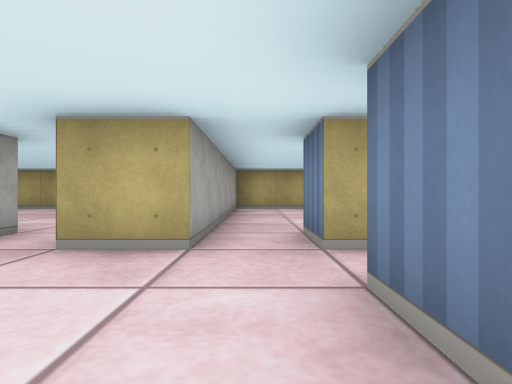
View 1 (above)

16 first-person views from a walk through a cub3D ray-caster map. The camera is about half as high as the walls, looks level and sees 75° across. The floor is counted in squares. Each view is taken from the middle of a square. On the plan, view 1 faces up. The plan holds only what a view shows up to about 9 squares ahead; the rest is blank.

View 2
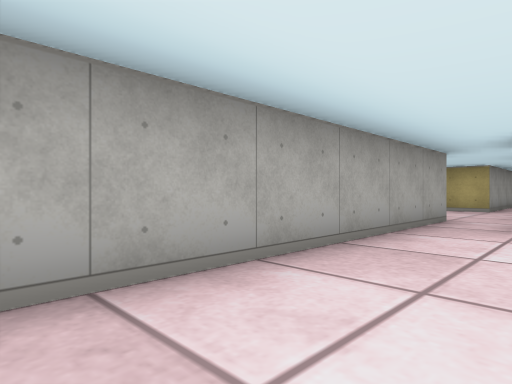

View 3
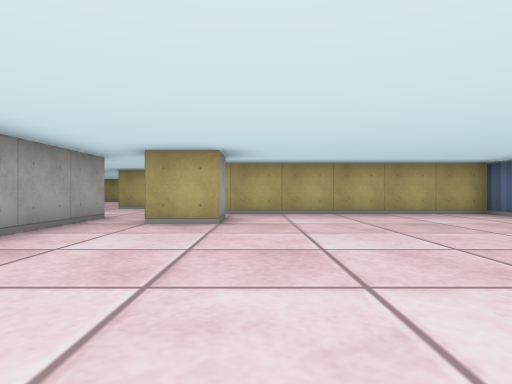

View 4
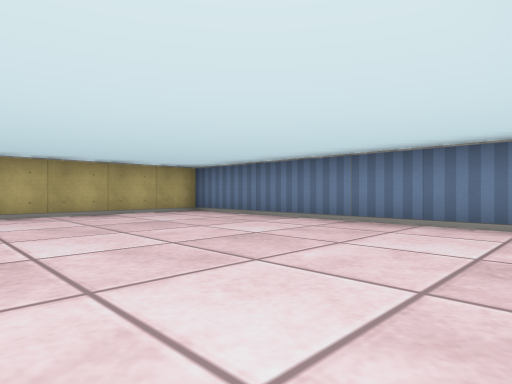

View 5
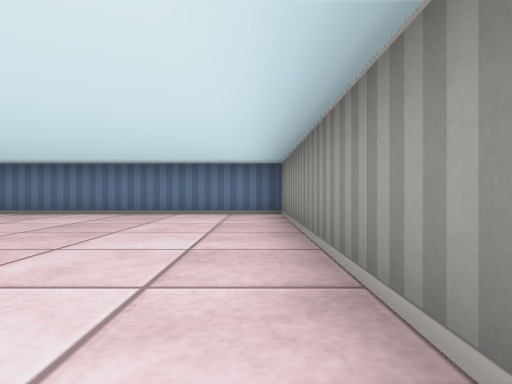

View 6
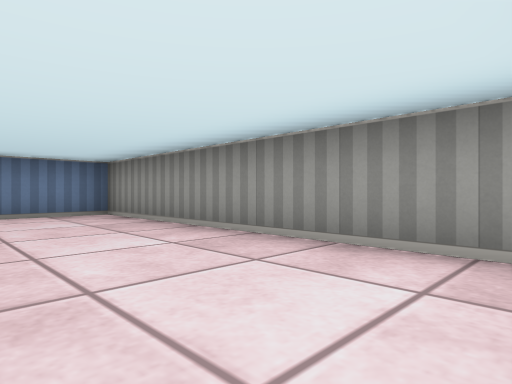

View 7
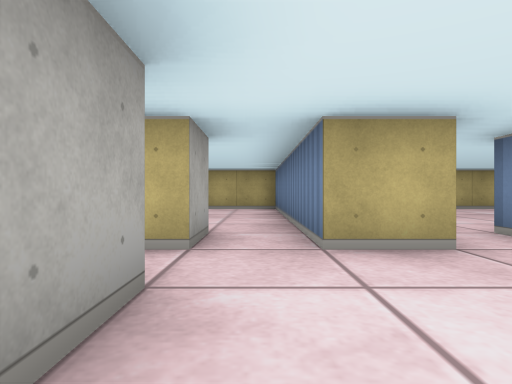

View 8
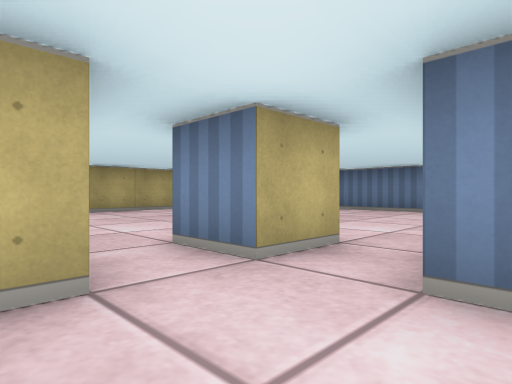

View 9
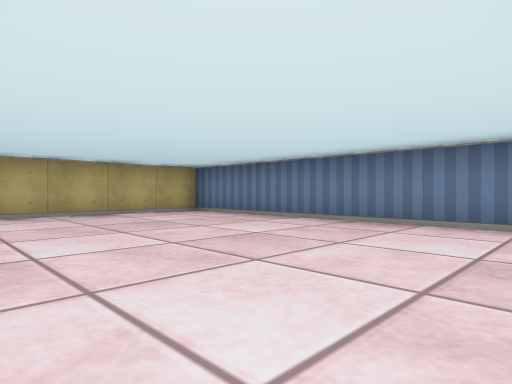

View 10
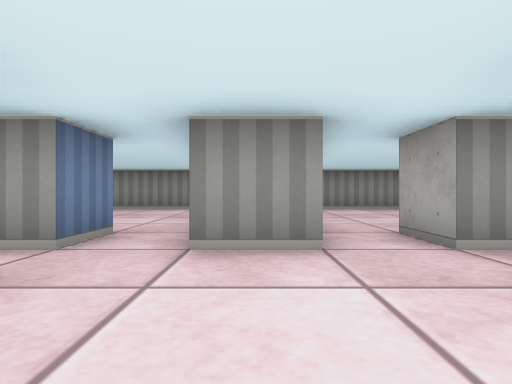

View 11
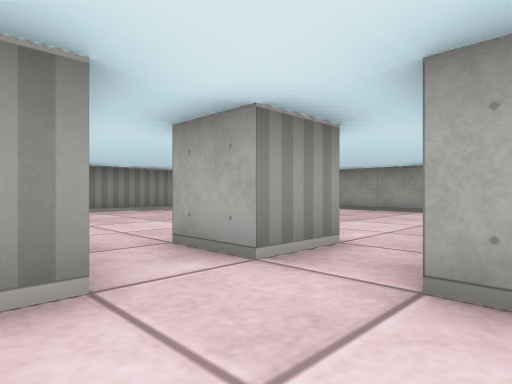

View 12
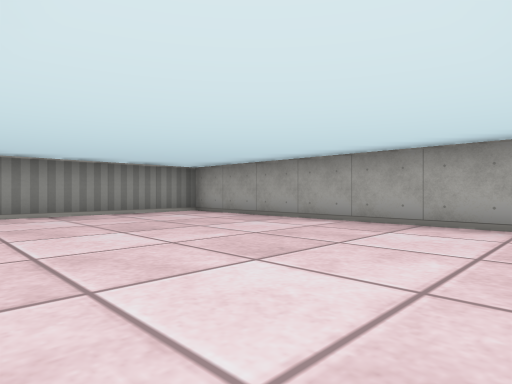

View 13
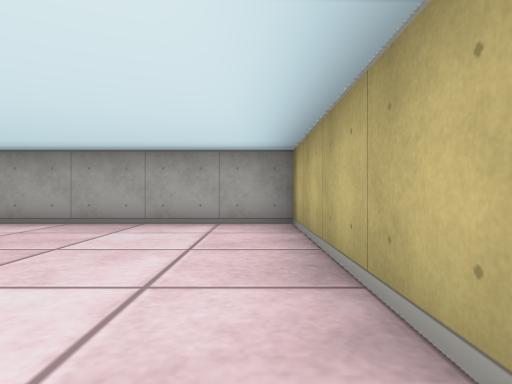

View 14
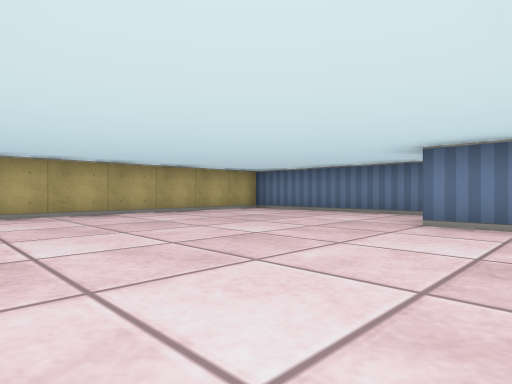

View 15
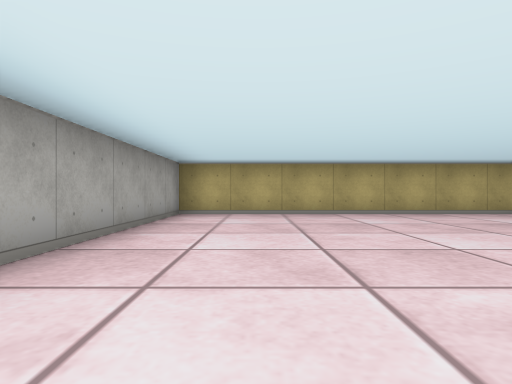

View 16
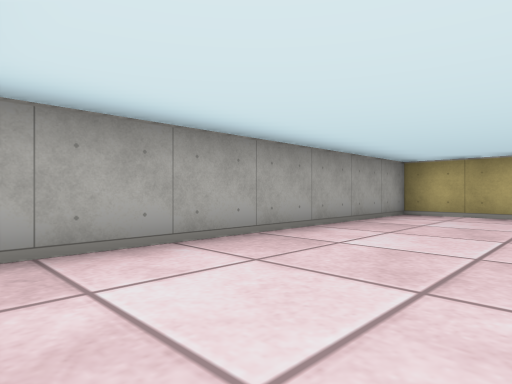

### Floor plan
Ten units are one square. View 1 is at (0, 0); x grows to the right and y downward. Boxes are objects, and circles mark ways between rooms. Rooms are numbered by the first view taken in them; rooms with no view inside come last. Other rooms are left out.
<svg viewBox="-90 -90 160 160">
<path fill="none" stroke="#000" d="M15 5 15 15 5 15 5 5 10 5M5 -6 5 -15M-16 5 -5 5 -5 59M2 65 65 65 65 -5 14 -5M-5 -25 -15 -25 -15 -35M-25 -15 -25 -5M-25 -35 -25 -25M-35 5 -25 5 -25 15M-46 -5 -85 -5 -85 65 -26 65M15 -25 5 -25 5 -35M65 -25 65 -85 -5 -85 -5 -25M-35 -25 -35 -35M-25 -25 -29 -25M-15 -35 -15 -85 -85 -85 -85 -22"/>
<circle cx="-15" cy="-5" r="3" fill="#2a7"/>
<circle cx="0" cy="-20" r="3" fill="#2a7"/>
<circle cx="-20" cy="-25" r="3" fill="#2a7"/>
<text x="20" y="20">1</text>
<text x="-50" y="30">2</text>
<text x="30" y="-50">3</text>
<text x="-50" y="-50">4</text>
</svg>
Room 1 opens to room 2. Room 1 opens to room 3. Room 1 opens to room 4.

Where each view was taken, in squares from view 1:
view 1: 0 up, 0 right, facing up
view 2: 6 down, 1 right, facing up-left
view 3: 6 down, 2 right, facing up
view 4: 6 down, 2 right, facing up-right
view 5: 6 down, 0 right, facing right
view 6: 4 down, 0 right, facing down-right
view 7: 0 up, 2 left, facing up
view 8: 1 up, 1 left, facing up-right
view 9: 2 up, 2 right, facing up-right
view 10: 2 up, 1 left, facing down
view 11: 1 up, 1 left, facing down-left
view 12: 0 up, 4 left, facing down-left
view 13: 0 up, 4 left, facing left
view 14: 2 up, 8 left, facing up-right
view 15: 2 up, 7 left, facing up
view 16: 2 up, 6 left, facing up-left
